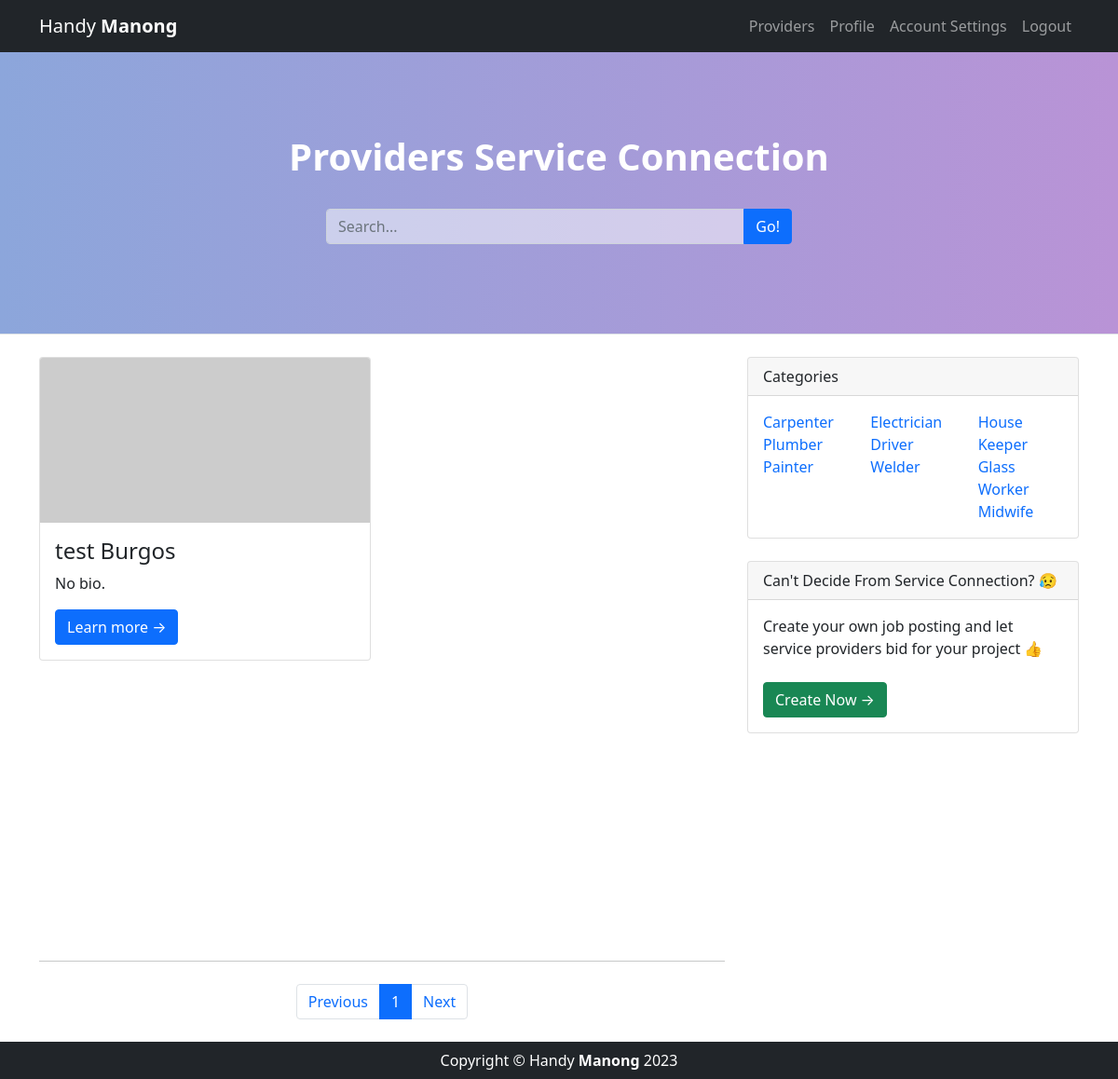
The page /home/providers.php (signed in) on the database as committed earlier.
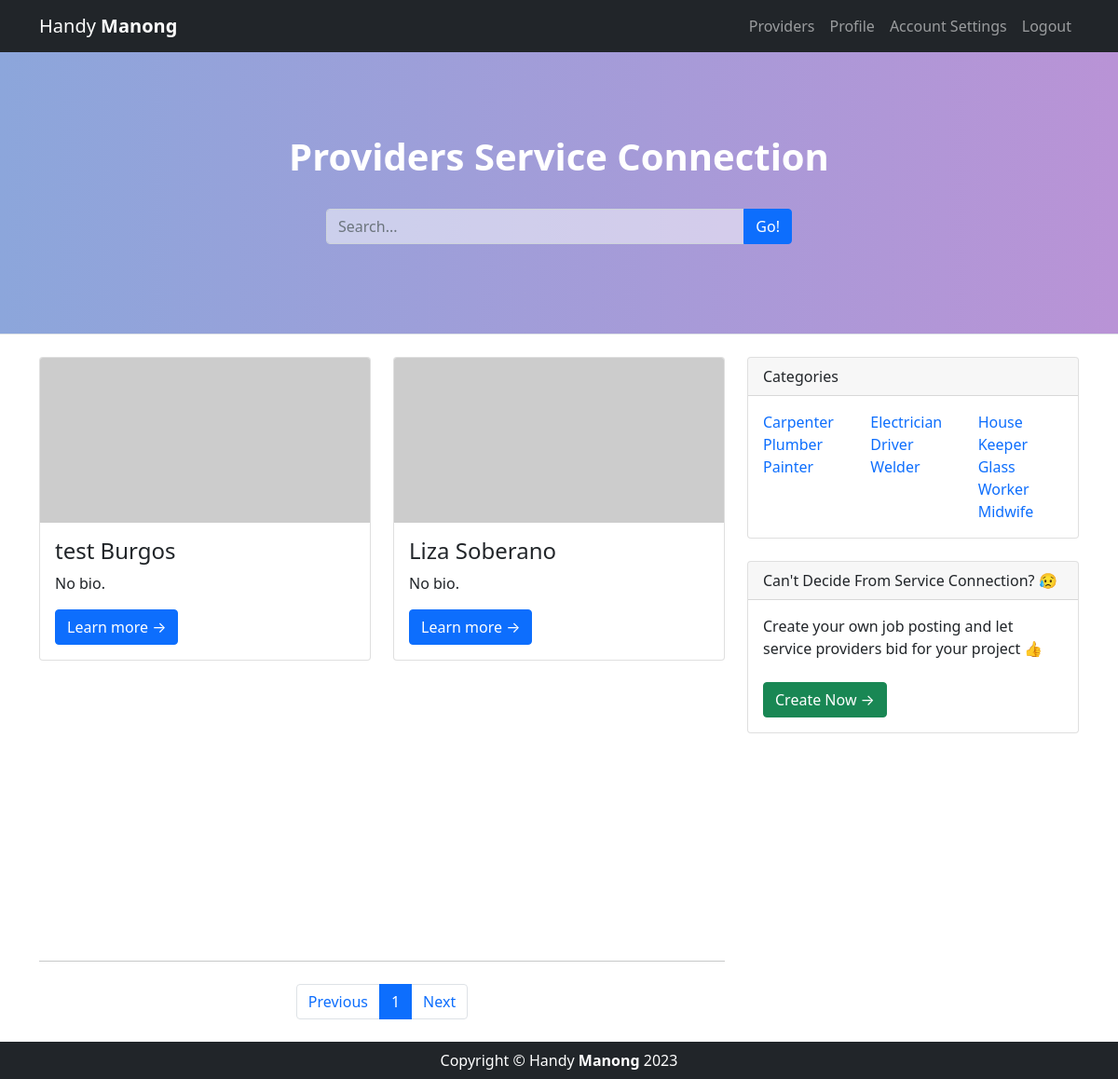
The same page on the database as committed later.
### tables this page shows
CREATE TABLE `tbl_provider` (
  `id` int(128) NOT NULL,
  `prov_firstname` varchar(128) NOT NULL,
  `prov_lastname` varchar(128) NOT NULL,
  `prov_bio` varchar(128) NOT NULL DEFAULT 'No bio.',
  `prov_category` varchar(128) NOT NULL,
  `prov_password` varchar(128) NOT NULL,
  `prov_email` varchar(128) NOT NULL
);

### home/providers.php (the view, shortened to what this page needs)
<!DOCTYPE html>
<html lang="en">
    <head>
        <link href="styles.css" rel="stylesheet" />
        <link href="main.css" rel="stylesheet" />
    </head>
    <body>
        <nav class="navbar navbar-expand-lg navbar-dark bg-dark fixed-top">
        <div class="container">
                <a class="navbar-brand" href="finder.php">Handy <strong>Manong</strong></a>
                <div class="collapse navbar-collapse" id="navbarSupportedContent">
                    <ul class="navbar-nav ms-auto mb-2 mb-lg-0">
                        <li class="nav-item"><a class="nav-link" href="providers.php">Providers</a></li>
                        <li class="nav-item"><a class="nav-link" href="profile.php">Profile</a></li>
                        <li class="nav-item"><a class="nav-link" href="account.php">Account Settings</a></li>
                        <li class="nav-item"><a class="nav-link" aria-current="page" href="../auth/logout.php">Logout</a></li>
                    </ul>
                </div>
            </div>
        </nav>
        <header class="mt-5 py-5 bg-light border-bottom mb-4 text-white">
            <div class="container">
                <div class="text-center my-5">
                    <h1 class="fw-bolder">Providers Service Connection</h1>
                    <br>
                    <form action="providers.php" method="post">
                    <div class="input-group" style="max-width:500px;margin:auto;">
                        <input class="form-control" type="text" name="search" placeholder="Search..." aria-label="Search..." aria-describedby="button-search" style="background-color:rgba(255,255,255,0.5);color:#fff;"/>
                        <button class="btn btn-primary" id="button-search" type="submit">Go!</button>
                    </div>
                    </form>
                </div>
            </div>
        </header>
        <div class="container">
            <div class="row">
                <div class="col-lg-8">
                    <div class="row row-cols-1 row-cols-md-2 mb-5" style="overflow-x: hidden;overflow-y: auto;height:600px;">
                        <?php
                            if(isset($_POST["search"])){
                                require_once "../includes/connect.php";
                                $id = $_SESSION["id"];
                                $search = $_POST["search"];
                                $sql = "SELECT * FROM `tbl_provider` WHERE ((prov_category LIKE '%$search%') OR (prov_firstname LIKE '%$search%') OR (prov_lastname LIKE '%$search%'))";
                                $result = mysqli_query($conn, $sql);
                                    $num = mysqli_num_rows($result);
                                    if($num == 0) {
                                        echo "<i mb-5>No related searches to show.</i>";
                                    }else{
                                        while($row = mysqli_fetch_array($result)){
                                            echo "<div class=\"col\">";
                                            echo "<div class=\"card mb-4\">";
                                            echo "<a href=\"#!\"><img class=\"card-img-top\" src=\"https://dummyimage.com/700x350/dee2e6/6c757d.jpg\" alt=\"...\" /></a>";
                                            echo "<div class=\"card-body\">";
                                            echo "<h2 class=\"card-title h4\">".$row['prov_firstname']." ".$row['prov_lastname']."</h2>";
                                            echo "<p class=\"card-text related\">".$row['prov_bio']."</p>";
                                            echo "<a class=\"btn btn-primary\" href=\"#\">Learn more →</a>";
                                            echo "</div>";
                                            echo "</div>";
                                            echo "</div>";
                                        }
                                    }
                            }else{
                        require_once "../includes/connect.php";
                        if (isset($_GET['page_no']) && $_GET['page_no']!="") {
                            $page_no = $_GET['page_no'];
                        }else {
                            $page_no = 1;
                        }
                        $total_records_per_page = 4;
                        $offset = ($page_no-1) * $total_records_per_page;
                        $previous_page = $page_no - 1;
                        $next_page = $page_no + 1;
                        $result_count = mysqli_query($conn,"SELECT COUNT(*) As total_records FROM tbl_provider");
                        $total_records = mysqli_fetch_array($result_count);
                        $total_records = $total_records['total_records'];
                        $total_no_of_pages = ceil($total_records / $total_records_per_page);
                                $sql = "SELECT * FROM `tbl_provider` LIMIT $offset, $total_records_per_page";
                                $result = mysqli_query($conn, $sql);
                                    $num = mysqli_num_rows($result);
                                    if($num == 0) {
                                        echo "<i mb-5>No providers available to show.</i>";
                                    }else{
                                        while($row = mysqli_fetch_array($result)){
                                            echo "<div class=\"col\">";
                                            echo "<div class=\"card mb-4\">";
                                            echo "<a href=\"#!\"><img class=\"card-img-top\" src=\"https://dummyimage.com/700x350/dee2e6/6c757d.jpg\" alt=\"...\" /></a>";
                                            echo "<div class=\"card-body\">";
                                            echo "<h2 class=\"card-title h4\">".$row['prov_firstname']." ".$row['prov_lastname']."</h2>";
                                            echo "<p class=\"card-text related\">".$row['prov_bio']."</p>";
                                            echo "<a class=\"btn btn-primary\" href='profile.php?uid=".$row['id']."'>Learn more →</a>";
                                            echo "</div>";
                                            echo "</div>";
                                            echo "</div>";
                                        }
                                    }
                            }
                        ?>
                    </div>
                    <nav aria-label="Pagination">
                        <hr class="my-0" />
                    <ul class="pagination justify-content-center my-4">
                        <li class='page-item' <?php if($page_no <= 1){ echo "class='page-item disabled'"; } ?>>
                            <a class='page-link'<?php if($page_no > 1){ echo "href='?page_no=$previous_page'"; } ?>>Previous</a>
                        </li>
                        <?php
                            if ($total_no_of_pages <= 10){
                                for ($counter = 1; $counter <= $total_no_of_pages; $counter++){
                                    if ($counter == $page_no) {
                                echo "<li class='page-item active'><a class='page-link'>$counter</a></li>";
                                        }else{
                                echo "<li class='page-item'><a class='page-link' href='?page_no=$counter'>$counter</a></li>";
                                        }
                                }
                        }
                    ?>
                        <li class='page-item' <?php if($page_no >= $total_no_of_pages){ echo "class='disabled'"; } ?>>
                        <a class='page-link' <?php if($page_no < $total_no_of_pages) { echo "href='?page_no=$next_page'"; } ?>>Next</a>
                        </li>
                    </ul>
                </nav>
                </div>
                <div class="col-lg-4">
                    <div class="card mb-4">
                        <div class="card-header">Categories</div>
                        <div class="card-body">
                        <div class="row">
                                <div class="col-sm-4">
                                    <ul class="list-unstyled mb-0">
                                    <form action="providers.php" method="post">
                                        <li><input type="submit" value="Carpenter"  name="search" style="all:unset;color:#0D6EFD;cursor: pointer;"></li>
                                        <li><input type="submit" value="Plumber"  name="search" style="all:unset;color:#0D6EFD;cursor: pointer;"></li>
                                        <li><input type="submit" value="Painter"  name="search" style="all:unset;color:#0D6EFD;cursor: pointer;"></li>
                                    </form>
                                    </ul>
                                </div>
                                <div class="col-sm-4">
                                    <ul class="list-unstyled mb-0">
                                    <form action="providers.php" method="post">
                                        <li><input type="submit" value="Electrician"  name="search" style="all:unset;color:#0D6EFD;cursor: pointer;"></li>
                                        <li><input type="submit" value="Driver"  name="search" style="all:unset;color:#0D6EFD;cursor: pointer;"></li>
                                        <li><input type="submit" value="Welder"  name="search" style="all:unset;color:#0D6EFD;cursor: pointer;"></li>
                                    </form>
                                    </ul>
                                </div>
                                <div class="col-sm-4">
                                    <ul class="list-unstyled mb-0">
                                    <form action="providers.php" method="post">
                                        <li><input type="submit" value="House Keeper"  name="search" style="all:unset;color:#0D6EFD;cursor: pointer;"></li>
                                        <li><input type="submit" value="Glass Worker"  name="search" style="all:unset;color:#0D6EFD;cursor: pointer;"></li>
                                        <li><input type="submit" value="Midwife"  name="search" style="all:unset;color:#0D6EFD;cursor: pointer;"></li>
                                    </form>
                                    </ul>
                                </div>
                            </div>
                        </div>
                    </div>
                    <div class="card mb-4">
                        <div class="card-header">Can't Decide From Service Connection? &#128549</div>
                        <div class="card-body">Create your own job posting and let service providers bid for your project &#128077
                            <br><br>
                        <a class="btn btn-success" href="task-create.php">Create Now →</a>
                        </div>
                    </div>
                </div>
            </div>
        </div>
        <footer class="py-2 bg-dark">
            <div class="container"><p class="m-0 text-center text-white">Copyright &copy; Handy <strong>Manong</strong> 2023</p></div>
        </footer>
    </body>
</html>

### home/main.css (style rules this page uses)
header.bg-light { background: #B993D6; background: -webkit-linear-gradient(to right, #8CA6DB, #B993D6); background: linear-gradient(to right, #8CA6DB, #B993D6); }

### home/providers.php (style rules this page uses)
.card-text { overflow: hidden; text-overflow: ellipsis; display: -webkit-box; -webkit-line-clamp: 2; line-clamp: 2; -webkit-box-orient: vertical; }

Rows that differ between the two databases and show on the page:
added tbl_provider: prov_firstname "Liza", prov_lastname "Soberano", prov_bio "No bio."
